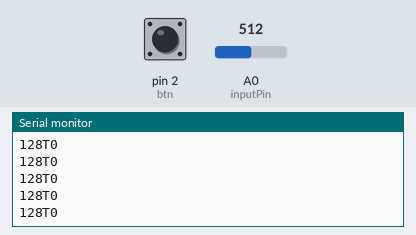
A sketch run on a simulated Arduino Uno, built with avr-gcc and run on an emulated ATmega328P. Shown: the last lines printed to the serial monitor. Inputs (shaded band) come from the test bench; at power-on: A0 (inputPin) = 512, pin 2 (btn) LOW.

Above: at 1.2 s.
1.3 s: A0 (inputPin) set to 716
At 1.31 s:
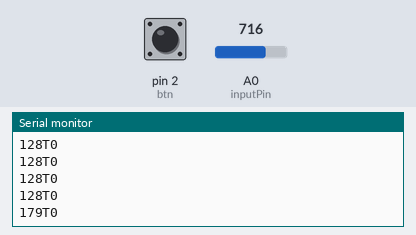
2.8 s: pin 2 (btn) pulled HIGH for 0.15 s
At 2.82 s:
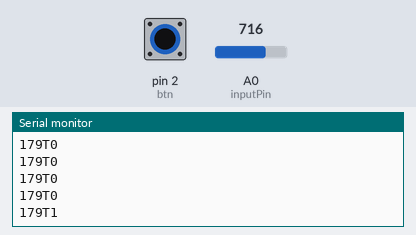
4.4 s: A0 (inputPin) set to 900
At 4.42 s:
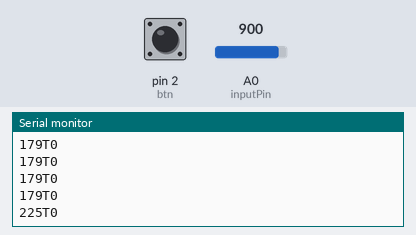
5.9 s: pin 2 (btn) pulled HIGH for 1 s
At 5.93 s:
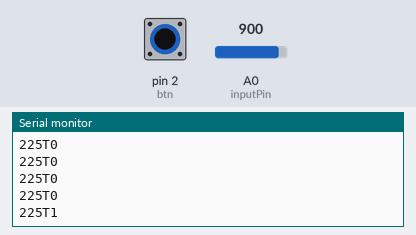
Timing chart, 0 to 8.9 s (numbered marks = the images above; inputs shaded):
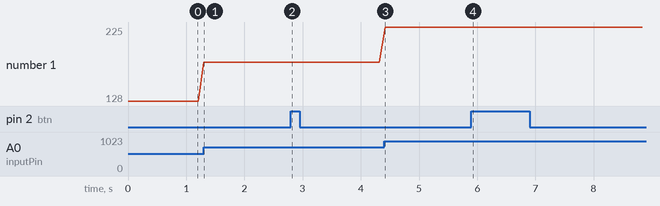

Measured:
- after the input at 1.3 s, the serial monitor: prints a new line at once (image 1)
- after the input at 2.8 s, the serial monitor: prints a new line at once (image 2)
- after the input at 4.4 s, the serial monitor: prints a new line at once (image 3)
- after the input at 5.9 s, the serial monitor: prints a new line at once (image 4)
- plotted number 1: 128 → 179 after the input at 1.3 s, 179 → 225 after the input at 4.4 s

The sketch:

arduinoProcessing-analogo-diigital.ino
```cpp
// CONEXION DE ARDUINO A PROCESSING - ENVIAR DATOS ANALOGOS (0- 1024) CON POTENCIOMETRO
// CONEXION DE ARDUINO A PROCESSING - ENVIAR DATOS DIGITALES CON PULSADOR

int inputPin = A0; // PUERTO ANALOGO 0 EN EL ARDUINO
int btn =  2; // PUERDO DIGITAL 2 EN EL ARDUINO

int sensorValue; // GUARDA LOS DATOS DIRECTAMENTE DEL POTENCIOMETRO
int potenciometroValor; // GUARDA Y ENVIA EL VALOR DEL POTENCIOMETRO /4
int btnValor = 0; //GUARDA Y ENVIA EL VALOR DEL PULSADOR

int estadoBtn = 0; // estado del btn
boolean unaVez = false; // esto ayuda a controlar el valor, es decir que me muestre solo una vez el valor

void setup() {

  pinMode(btn, INPUT); // btn entrada

  // Los puertos analogos son de entrada por esta razon no se usa OUTPUT O INPUT
  Serial.begin(9600); //ENVIA LOS DATOS POR ESTE PUERTO
}

void loop() {
  estadoBtn = digitalRead(btn); // lee el estado del btn (actuador)

  /*if (estadoBtn == HIGH) // HIGH SE OPRIMIO
  {
    btnValor = 1; // dato que se enviara a processing

    Serial.println(btnValor);
  } else  {
    btnValor = 0; // dato que se enviara a processing;
    Serial.println(btnValor);
  } */

    if (estadoBtn == 1 && unaVez == false) {
     btnValor = 1;
     //Serial.println(btnValor);
     unaVez = true;
    }
    else if (estadoBtn == 0 && unaVez == true) {
     btnValor = 0;
     //Serial.println(btnValor);
     unaVez = false;
    }

  sensorValue = analogRead(inputPin); //Lee el valor del potencionetro


  //Esta linea no debe estar descomentada cuando se envia los datos a processing
  // DEC Es para que los datos sean númericos.
  // Se divide en 4 para que los valores vayan de 0 a 255 y de esta forma los colores en processing esten dentro de este valor.
  //Serial.println(sensorValue/4,DEC); // esto me permite leer los valores que estoy recibiendo por el monitor serie

  potenciometroValor = sensorValue / 4;
  //enviar = sensorValue; // de 0 a 1024
  //Serial.println(sensorValue,DEC);

   //envie por puerto serial la información del potenciometro y el pulsador
 Serial.print(potenciometroValor);
  Serial.print('T');
  Serial.print(btnValor);
  Serial.println();

  delay(100); //100 milisegundo para que processing reciba la info
}
```
